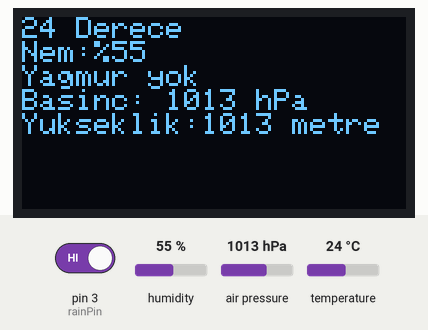
This sketch was run on a simulated Arduino Mega 2560, built with avr-gcc and run on an emulated ATmega2560. On the bench: 128×64 one-colour display. The test bench sets the inputs (shaded band); at power-on: pin 3 (rainPin) HIGH, humidity 55 %, air pressure 1013 hPa, temperature 24 °C.

Above: at 2.0 s.
2.1 s: pin 3 (rainPin) driven LOW
At 3.2 s:
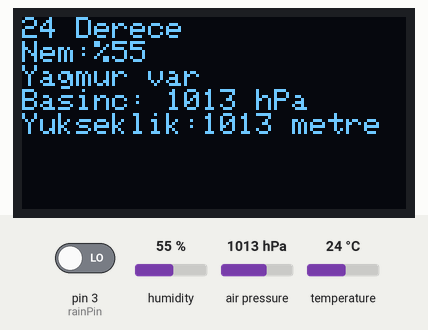
4.9 s: pin 3 (rainPin) driven HIGH
At 6.6 s:
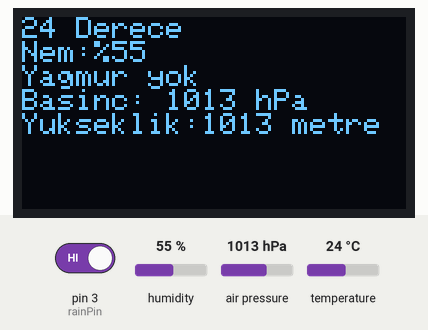
10.6 s: humidity set to 22 %
At 12.7 s:
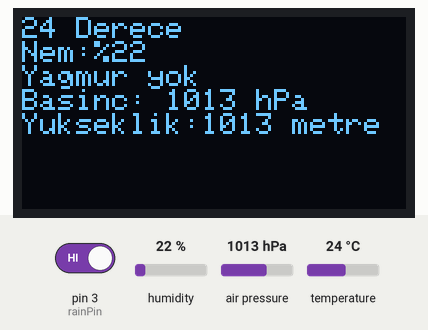
12.8 s: air pressure set to 952 hPa
At 15.0 s:
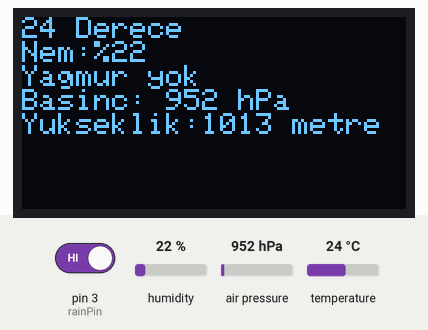
15.1 s: temperature set to 12 °C
At 17.2 s:
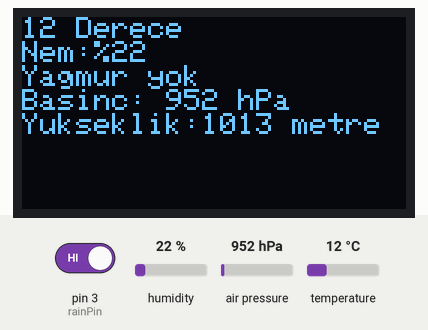
17.3 s: air pressure set to 975 hPa
At 18.9 s:
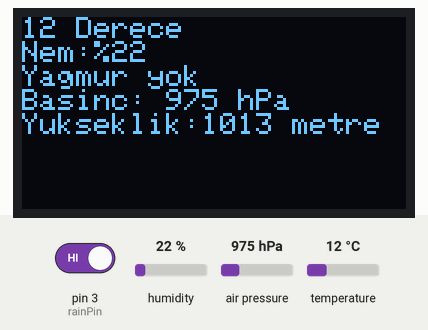
Timing chart, 0 to 20.4 s (numbered marks = the images above; inputs shaded):
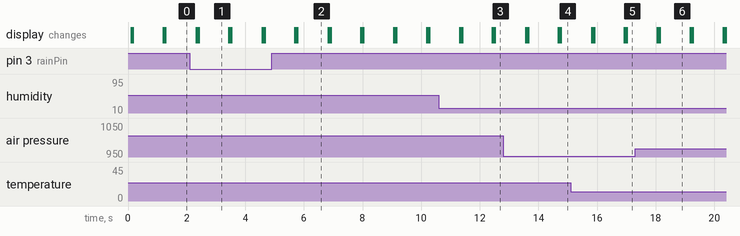

The sketch:

anemometre.UTF-8.ino
```cpp
#include <Wire.h>
#include <Adafruit_GFX.h>
#include <Adafruit_SSD1306.h>
#include <DHT.h>
#include <Adafruit_BMP085_U.h>

Adafruit_BMP085_Unified bmp = Adafruit_BMP085_Unified(10085);

#define DHTPIN 2
#define DHTTYPE DHT11

DHT dht(DHTPIN, DHTTYPE);

int nem, sicaklik, basinc;

#define SCREEN_WIDTH 128
#define SCREEN_HEIGHT 64

#define OLED_RESET 44
Adafruit_SSD1306 display(SCREEN_WIDTH, SCREEN_HEIGHT, &Wire, OLED_RESET);

const int rainPin = 3;
int rainStatus = 0;

#include <MPU6050.h>
MPU6050 mpu;

void setup() {
  pinMode(rainPin, INPUT);
  Serial.begin(9600);
  while (!Serial);
  dht.begin();

  if(!display.begin(SSD1306_SWITCHCAPVCC, 0x3C)) { // Old Address 0x3D for 128x64
    Serial.println(F("SSD1306 allocation failed"));
    for(;;); // Don't proceed, loop forever
  }

  if(!bmp.begin()){
    while(1);
  }


}

void loop() {

  display.clearDisplay();
  display.setTextSize(1);             // Normal 1:1 pixel scale
  display.setTextColor(SSD1306_WHITE);

  float nem_f = dht.readHumidity();
  float sicaklik_f = dht.readTemperature();

  if (isnan(nem) || isnan(sicaklik)) {
    Serial.println("Sensörden veri okunamıyor.");
    return;
  }

  nem = nem_f;
  sicaklik = sicaklik_f;

  display.setCursor(0,0);
  display.print(sicaklik);
  display.println(" Derece");
  display.print("Nem:%");
  display.println(nem);
  display.display();


  rainStatus = digitalRead(rainPin);

  if (rainStatus == LOW) {
    display.println("Yagmur var");
    display.display();

  } else {
    display.println("Yagmur yok");
    display.display();
  }

  sensors_event_t event;
  bmp.getEvent(&event);

  if (event.pressure) {
    // Basınç ölçümü

    basinc = event.pressure;
    int yukseklik = SENSORS_PRESSURE_SEALEVELHPA;

    display.print("Basinc: ");
    display.print(basinc);
    display.println(" hPa ");
    display.print("Yukseklik:");
    display.print(yukseklik);
    //display.print(bmp.pressureToAltitude(yukseklik, event.pressure));
    display.println(" metre");
    display.display();


  } else {
    Serial.println("Sensörden veri alınamıyor.");
  }


  delay(1000);


}
```

Measured:
- after the input at 2.1 s, the display: first differs from a run without the input after 0.26 s (image 1 shows a later state)
- after the input at 4.9 s, the display: first differs from a run without the input after 0.82 s (image 2 shows a later state)
- what the display in image 1 shows lasts 1.0 s, from 2.4 s to 3.4 s
- what the display in image 2 shows lasts 1.0 s, from 5.8 s to 6.8 s
